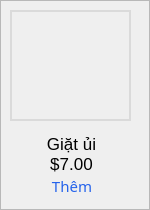
         <widget class="QFrame" name="frame_30">
          <property name="sizePolicy">
           <sizepolicy hsizetype="Preferred" vsizetype="Preferred">
            <horstretch>0</horstretch>
            <verstretch>0</verstretch>
           </sizepolicy>
          </property>
          <property name="minimumSize">
           <size>
            <width>0</width>
            <height>50</height>
           </size>
          </property>
          <property name="styleSheet">
           <string notr="true">#frame_30 {
	background-color: transparent;
	border:1px;
}</string>
          </property>
          <property name="frameShape">
           <enum>QFrame::StyledPanel</enum>
          </property>
          <property name="frameShadow">
           <enum>QFrame::Raised</enum>
          </property>
          <widget class="QLabel" name="label_14">
           <property name="geometry">
            <rect>
             <x>10</x>
             <y>10</y>
             <width>121</width>
             <height>111</height>
            </rect>
           </property>
           <property name="styleSheet">
            <string notr="true">QLabel {
	border: 2px solid #DADADA;
}</string>
           </property>
           <property name="text">
            <string/>
           </property>
           <property name="pixmap">
            <pixmap>giatui.png</pixmap>
           </property>
           <property name="scaledContents">
            <bool>true</bool>
           </property>
          </widget>
          <widget class="QPushButton" name="pushButton_11">
           <property name="geometry">
            <rect>
             <x>40</x>
             <y>170</y>
             <width>61</width>
             <height>31</height>
            </rect>
           </property>
           <property name="font">
            <font>
             <family>Montserrat</family>
             <pointsize>11</pointsize>
             <weight>50</weight>
             <bold>false</bold>
            </font>
           </property>
           <property name="cursor">
            <cursorShape>PointingHandCursor</cursorShape>
           </property>
           <property name="styleSheet">
            <string notr="true">QPushButton {
	font-family: &quot;Montserrat&quot;;
	font-size:11pt;
	color: #2563EB;
	font-weight:400;
	background-color:transparent;
	border:1px;
	border-radius:5px;
	padding-left:3px;
}
QPushButton:hover {
	text-decoration: underline;
}</string>
           </property>
           <property name="text">
            <string>Thêm</string>
           </property>
          </widget>
          <widget class="QLabel" name="label_21">
           <property name="geometry">
            <rect>
             <x>0</x>
             <y>130</y>
             <width>141</width>
             <height>31</height>
            </rect>
           </property>
           <property name="styleSheet">
            <string notr="true">QLabel {
	font-family: &quot;Montserrat&quot;;
	font-size: 13pt;
	font-weight:400;
	background-color:transparent;
	border:1px;
	padding-left: 2px;
	padding-bottom:3px;
}</string>
           </property>
           <property name="text">
            <string>Giặt ủi</string>
           </property>
           <property name="alignment">
            <set>Qt::AlignCenter</set>
           </property>
          </widget>
          <widget class="QLabel" name="label_20">
           <property name="geometry">
            <rect>
             <x>0</x>
             <y>150</y>
             <width>141</width>
             <height>31</height>
            </rect>
           </property>
           <property name="styleSheet">
            <string notr="true">QLabel {
	font-family: &quot;Montserrat&quot;;
	font-size: 13pt;
	font-weight:400;
	background-color:transparent;
	border:1px;
	padding-left: 2px;
	padding-bottom:3px;
}</string>
           </property>
           <property name="text">
            <string>$7.00</string>
           </property>
           <property name="alignment">
            <set>Qt::AlignCenter</set>
           </property>
          </widget>
         </widget>
